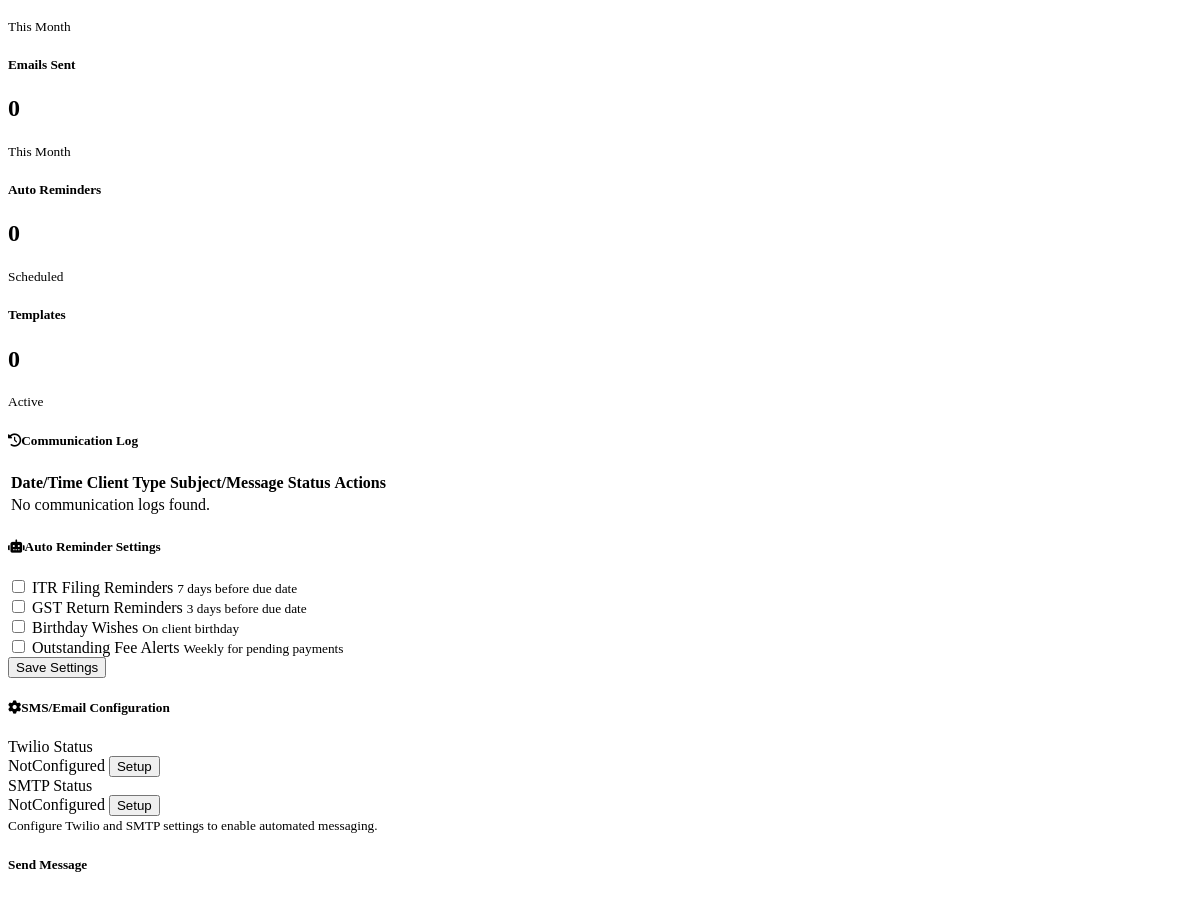
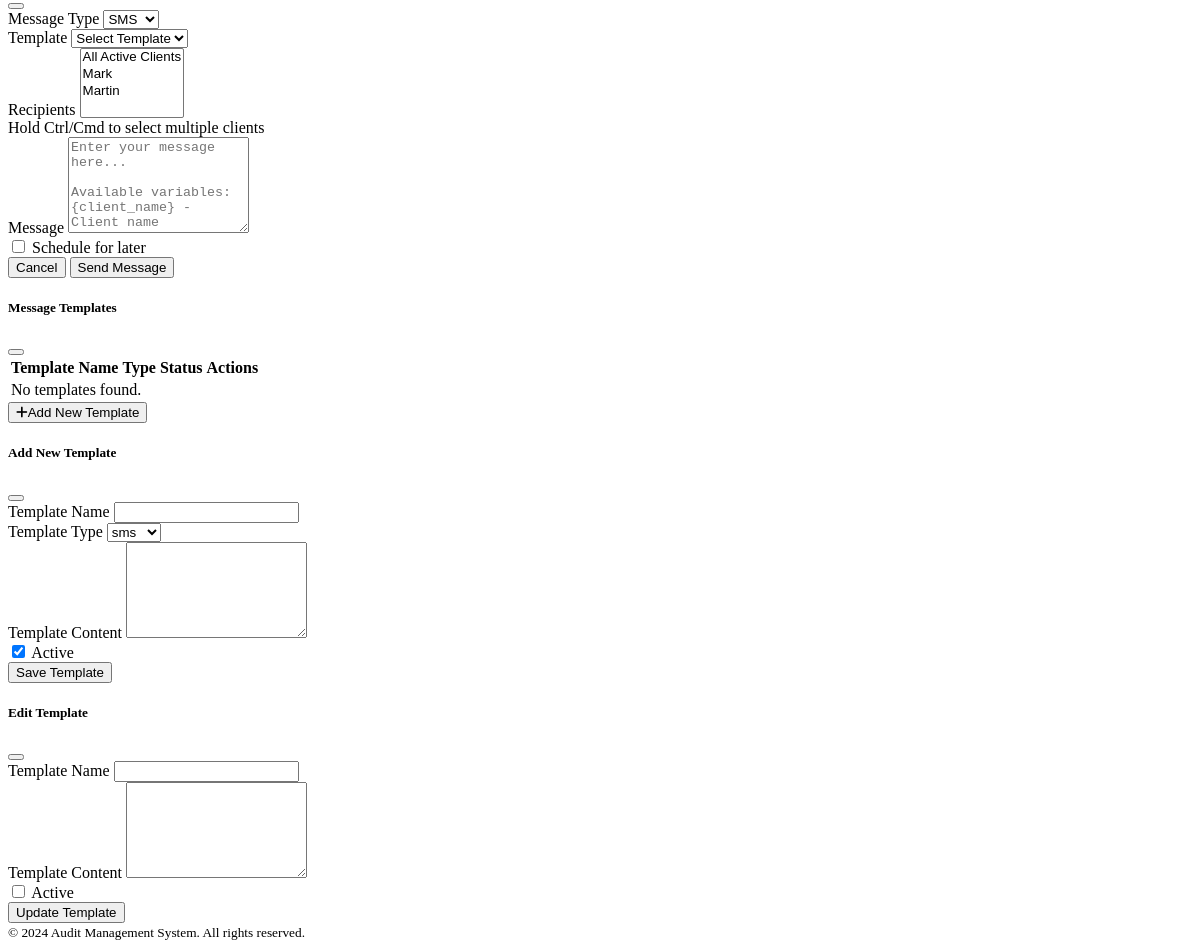
The app's page /crm/communications (signed in, lower part), older data (2 pictures, top to bottom).
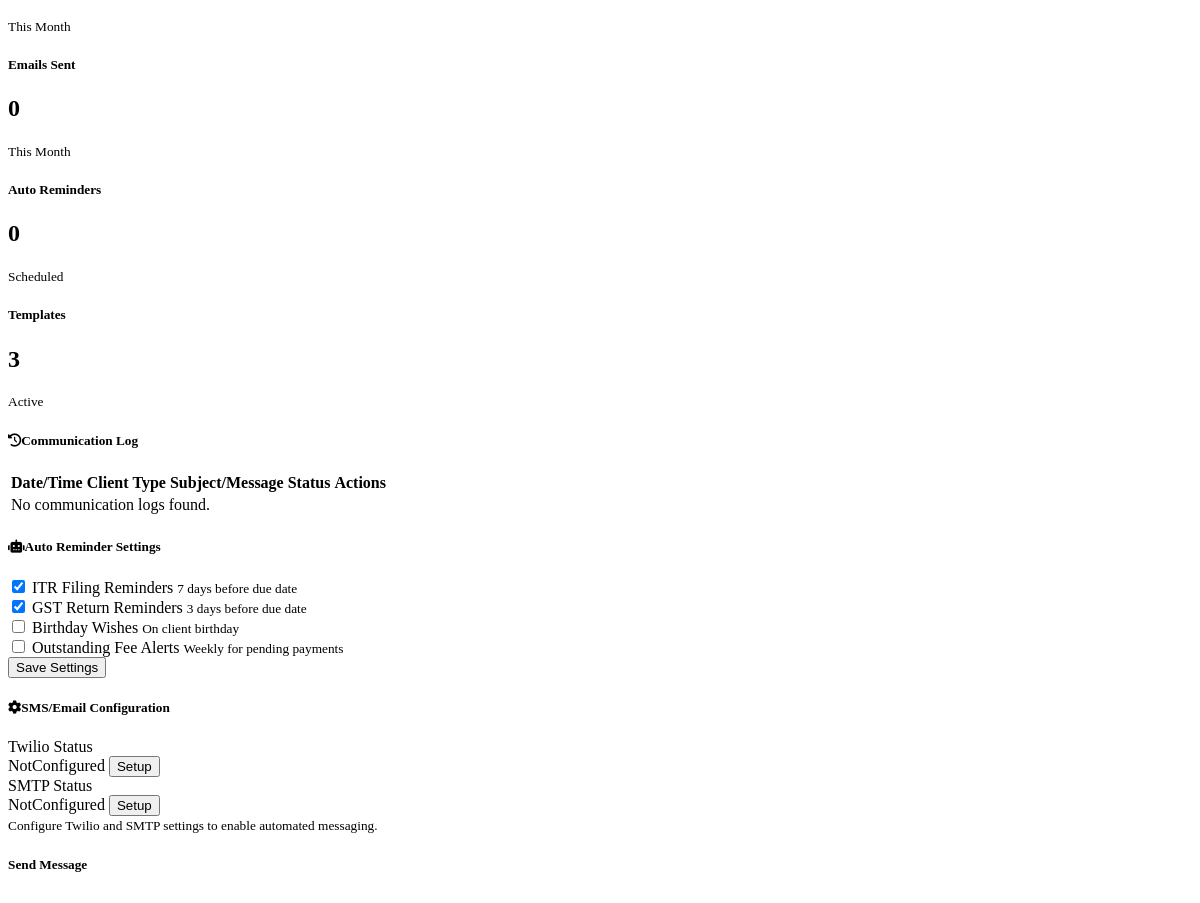
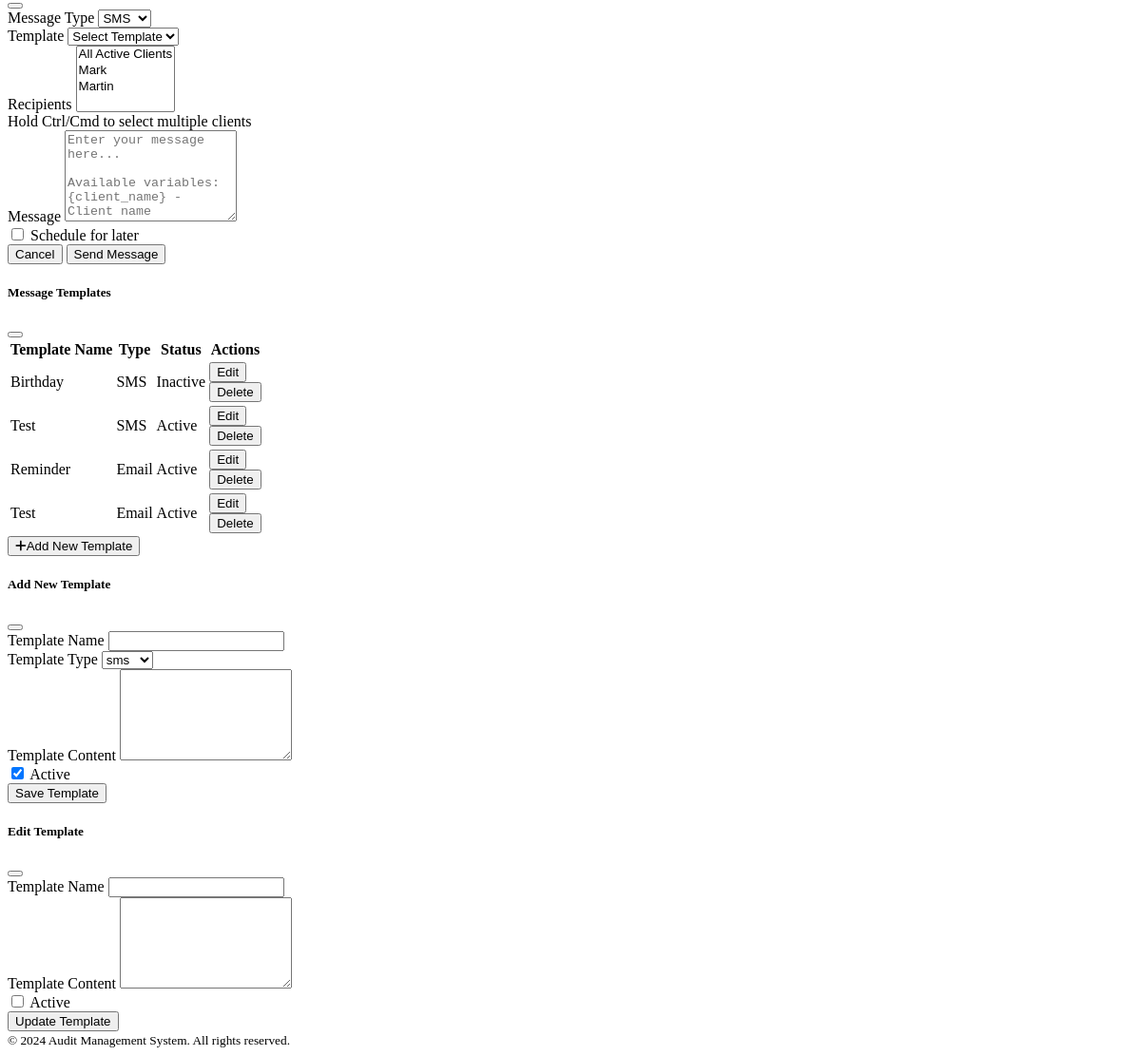
The same page, newer data (2 pictures, top to bottom).
### models.py (models this page shows)
class AutoReminderSetting(db.Model):
    __tablename__ = 'auto_reminder_settings'
    id = Column(Integer, primary_key=True)
    user_id = Column(Integer, ForeignKey('users.id'))
    itr = Column(Boolean, default=True)
    gst = Column(Boolean, default=True)
    birthday = Column(Boolean, default=True)
    fees = Column(Boolean, default=True)

class SMSTemplate(db.Model):
    __tablename__ = 'sms_templates'
    id = Column(Integer, primary_key=True)
    template_name = Column(String(100), nullable=False)
    template_type = Column(String(50))  # sms, email
    content = Column(Text, nullable=False)
    variables = Column(String(500))  # JSON list of variables like {client_name}, {due_date}
    is_active = Column(Boolean, default=True)
    created_at = Column(DateTime, default=datetime.utcnow)
    created_by = Column(Integer, ForeignKey('users.id'))

class EmailTemplate(db.Model):
    __tablename__ = 'email_templates'
    id = Column(Integer, primary_key=True)
    template_name = Column(String(100), nullable=False)
    template_type = Column(String(50))  # sms, email
    subject = Column(String(200), nullable=False)
    content = Column(Text, nullable=False)
    variables = Column(String(500))  # JSON list of variables
    is_active = Column(Boolean, default=True)
    created_at = Column(DateTime, default=datetime.utcnow)
    created_by = Column(Integer, ForeignKey('users.id'))

### routes.py (the view)
@main_bp.route('/crm/communications')
@login_required
def communications():
    logs = CommunicationLog.query.order_by(CommunicationLog.sent_at.desc()).limit(100).all()
    clients = Client.query.filter_by(status='Active').all()  # assuming a Client model exists
    current_month = datetime.utcnow().month
    current_year = datetime.utcnow().year
    sms_count = CommunicationLog.query.filter(
        CommunicationLog.communication_type == 'SMS',
        func.extract('month', CommunicationLog.sent_at) == current_month,
        func.extract('year', CommunicationLog.sent_at) == current_year
    ).count()
    email_count = CommunicationLog.query.filter(
        CommunicationLog.communication_type == 'Email',
        func.extract('month', CommunicationLog.sent_at) == current_month,
        func.extract('year', CommunicationLog.sent_at) == current_year
    ).count()
    auto_reminders = AutoReminderSetting.query.filter_by(user_id=current_user.id).first()
    templates_count = SMSTemplate.query.filter_by(is_active=True).count() + \
                      EmailTemplate.query.filter_by(is_active=True).count()
    sms_templates = SMSTemplate.query.all()
    email_templates = EmailTemplate.query.all()
    config = {
        "twilio_status": "NotConfigured",  # or "Configured"
        "smtp_status": "NotConfigured"
    }
    smsForm = SMSTemplateForm()
    return render_template('crm/communications.html',
                           smsForm=smsForm,
                           logs=logs,
                           clients=clients,
                           sms_templates=sms_templates,
                           email_templates=email_templates,
                           sms_count=sms_count,
                           email_count=email_count,
                           auto_reminders=auto_reminders,
                           templates_count=templates_count,
                           config=config)

### forms.py
class SMSTemplateForm(FlaskForm):
    template_id = HiddenField()  # Used for editing
    template_name = StringField('Template Name', validators=[DataRequired(), Length(max=100)])
    template_type = SelectField('Template Type', choices=[
        ('email', 'email'),
        ('sms', 'sms')
    ])
    content = TextAreaField('Template Content', validators=[DataRequired()])
    is_active = BooleanField('Active', default=True)

### app.py (called while the page is built)
@login_manager.user_loader
def load_user(user_id):
    from models import User
    return User.query.get(int(user_id))

### templates/crm/communications.html (shortened to what the changed rows need)
{% extends "base.html" %}
{% block content %}
<div class="row mb-4">
    <div class="col-md-3">
        <div class="card text-center">
            <div class="card-body">
                <h2 class="display-4">{{ email_count }}</h2>
            </div>
        </div>
    </div>
    <div class="col-md-3">
        <div class="card text-center">
            <div class="card-body">
                <h2 class="display-4">0</h2>
            </div>
        </div>
    </div>
    <div class="col-md-3">
        <div class="card text-center">
            <div class="card-body">
                <h5 class="card-title text-info">Templates</h5>
                <h2 class="display-4">{{ templates_count }}</h2>
                <small class="text-muted">Active</small>
            </div>
        </div>
    </div>
</div>
<div class="row">
    <div class="col-md-8">
        <div class="card">
            <div class="card-body">
                <div class="table-responsive">
                    <table class="table table-striped">
                        <thead>
                            <tr>
                                <th>Date/Time</th>
                                <th>Client</th>
                                <th>Type</th>
                                <th>Subject/Message</th>
                                <th>Status</th>
                                <th>Actions</th>
                            </tr>
                        </thead>
                    </table>
                </div>
            </div>
        </div>
    </div>
    <div class="col-md-4">
        <div class="card">
            <div class="card-body">
                <form id="autoReminderForm" method="POST" action="{{ url_for('main.update_auto_reminders') }}">
                    <div class="form-check mb-3">
                        <input class="form-check-input" type="checkbox" id="autoITR" name="autoITR" {% if auto_reminders.itr %}checked{% endif %}>
                        <label class="form-check-label" for="autoITR">
                            ITR Filing Reminders
                        </label>
                        <small class="text-muted d-block">7 days before due date</small>
                    </div>
                    <div class="form-check mb-3">
                        <input class="form-check-input" type="checkbox" id="autoGST" name="autoGST" {% if auto_reminders.gst %}checked{% endif %}>
                        <label class="form-check-label" for="autoGST">
                            GST Return Reminders
                        </label>
                        <small class="text-muted d-block">3 days before due date</small>
                    </div>
                    <div class="form-check mb-3">
                        <input class="form-check-input" type="checkbox" id="autoBirthday" name="autoBirthday" {% if auto_reminders.birthday %}checked{% endif %}>
                        <label class="form-check-label" for="autoBirthday">
                            Birthday Wishes
                        </label>
                        <small class="text-muted d-block">On client birthday</small>
                    </div>
                    <div class="form-check mb-3">
                        <input class="form-check-input" type="checkbox" id="autoFees" name="autoFees" {% if auto_reminders.fees %}checked{% endif %}>
                        <label class="form-check-label" for="autoFees">
                            Outstanding Fee Alerts
                        </label>
                        <small class="text-muted d-block">Weekly for pending payments</small>
                    </div>
                </form>
            </div>
        </div>
    </div>
</div>
<div class="modal fade" id="templateModal" tabindex="-1">
    <div class="modal-dialog modal-lg">
        <div class="modal-content">
            <div class="modal-body">
                <div class="table-responsive">
                    <table class="table">
                        <thead>
                            <tr>
                                <th>Template Name</th>
                                <th>Type</th>
                                <th>Status</th>
                                <th>Actions</th>
                            </tr>
                        </thead>
                        {% if sms_templates or email_templates %}
                        <tbody>
                            {% for tmpl in sms_templates %}
                            <tr>
                                <td>{{ tmpl.template_name }}</td>
                                <td><span class="badge bg-primary">SMS</span></td>
                                <td>
                                    {% if tmpl.is_active %}
                                        <span class="badge bg-success">Active</span>
                                    {% else %}
                                        <span class="badge bg-secondary">Inactive</span>
                                    {% endif %}
                                </td>
                                <td>
                                    <button class="btn btn-sm btn-outline-primary edit-template-btn"
                                            data-bs-toggle="modal"
                                            data-bs-target="#editTemplateModal"
                                            data-id="{{ tmpl.id }}"
                                            data-type="sms"
                                            data-name="{{ tmpl.template_name }}"
                                            data-subject=""
                                            data-content="{{ tmpl.content }}"
                                            data-active="{{ tmpl.is_active }}">
                                        Edit
                                    </button>
                                    <form method="POST" action="{{ url_for('main.delete_template') }}" class="d-inline">
                                        <button type="submit" class="btn btn-sm btn-outline-danger" onclick="return confirm('Are you sure you want to delete this template?')">
                                            Delete
                                        </button>
                                    </form>
                                </td>
                            </tr>
                            {% endfor %}
                            {% for tmpl in email_templates %}
                            <tr>
                                <td>{{ tmpl.template_name }}</td>
                                <td><span class="badge bg-info">Email</span></td>
                                <td>
                                    {% if tmpl.is_active %}
                                        <span class="badge bg-success">Active</span>
                                    {% else %}
                                        <span class="badge bg-secondary">Inactive</span>
                                    {% endif %}
                                </td>
                                <td>
                                    <button class="btn btn-sm btn-outline-primary edit-template-btn"
                                            data-bs-toggle="modal"
                                            data-bs-target="#editTemplateModal"
                                            data-id="{{ tmpl.id }}"
                                            data-type="email"
                                            data-name="{{ tmpl.template_name }}"
                                            data-subject="{{ tmpl.subject }}"
                                            data-content="{{ tmpl.content }}"
                                            data-active="{{ tmpl.is_active }}">
                                        Edit
                                    </button>
                                    <form method="POST" action="{{ url_for('main.delete_template') }}" class="d-inline">
                                        <button type="submit" class="btn btn-sm btn-outline-danger" onclick="return confirm('Are you sure you want to delete this template?')">
                                            Delete
                                        </button>
                                    </form>
                                </td>
                            </tr>
                            {% endfor %}
                        </tbody>
                        {% else %}
                        <tbody>
                            <tr>
                                <td colspan="4" class="text-center">No templates found.</td>
                            </tr>
                        </tbody>
                        {% endif %}
                    </table>
                </div>
            </div>
        </div>
    </div>
</div>
{% endblock %}

Row changes from the older to the newer data that the page shows:
added AutoReminderSetting: itr "☑", gst "☑"
added SMSTemplate: template_name "Birthday", is_active "Inactive"
added SMSTemplate: template_name "Test", is_active "Active"
added EmailTemplate: template_name "Reminder", is_active "Active"
added EmailTemplate: template_name "Test", is_active "Active"
Text that changed along with them:
{{ templates_count }}: "0" → "3"
form field autoITR: "☐" → (not shown)
form field autoGST: "☐" → (not shown)
form field autoBirthday: "☐" → (not shown)
form field autoFees: "☐" → (not shown)
text no longer shown: "No templates found."
